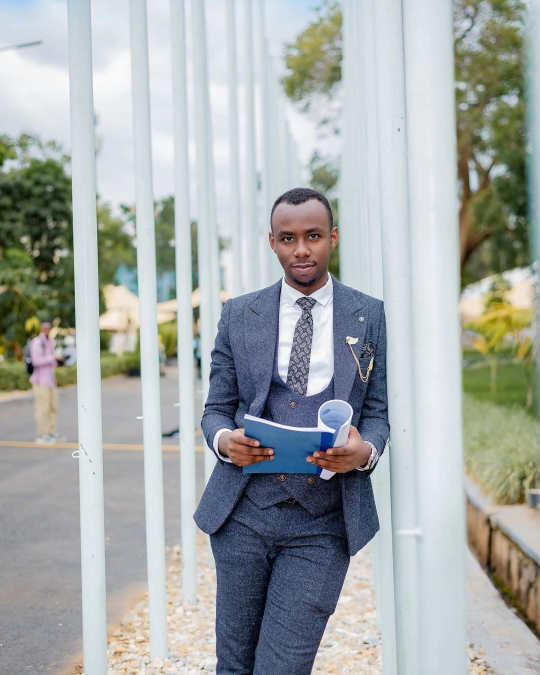
#> input picture image.jpg, 1080 x 1350 px (shown at 1/2 size)
$ python cv_learn.py
#> lines starting #> are read from the running program, lines starting #| are printed output that depends on the picture
import os
import cv2

image_path = os.path.join(".", "image.jpg")
image  = cv2.imread(image_path)
#> image is the input picture: shape (1350, 1080, 3); mean B, G, R 169, 170.9, 165.7
details = list(image.shape)
#> details = [1350, 1080, 3]

cropped_image = image[123:200, 123:200]
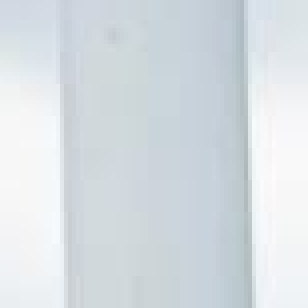
#> cropped_image: shape (77, 77, 3) (shown 4 times larger); mean B, G, R 226.7, 222.1, 215.3
resized_image = cv2.resize(image, (round(details[0]/2), round(details[1]/2)))
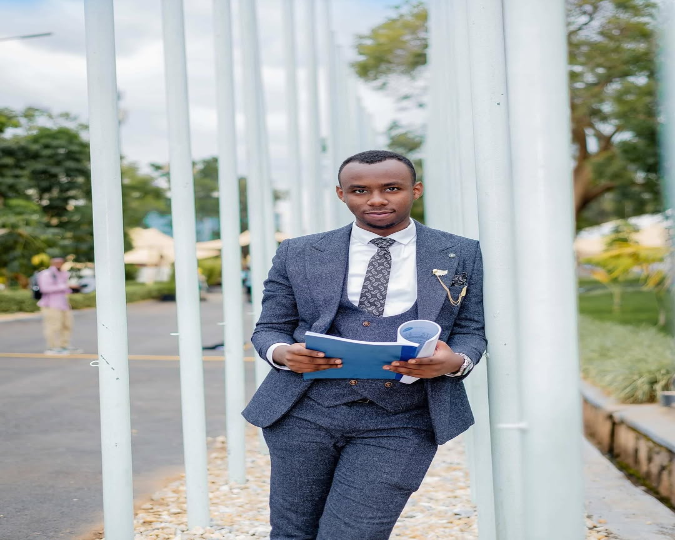
#> resized_image: shape (540, 675, 3); mean B, G, R 168.9, 170.8, 165.7
#converted_image = cv2.cvtColor(resized_image, cv2.COLOR_BGR2HLSCOLOR_BGR2HLS)
blurred_image  = cv2.blur(resized_image, (7,7))
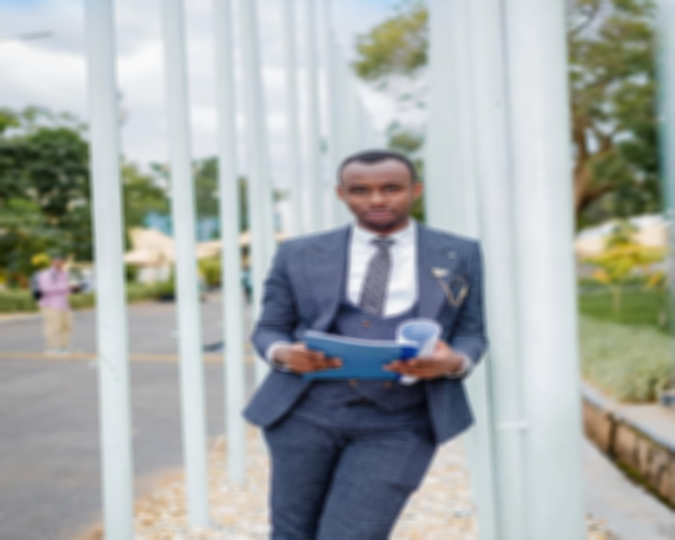
#> blurred_image: shape (540, 675, 3); mean B, G, R 168.9, 170.8, 165.7
cv2.imshow('resized_image', resized_image)
cv2.imshow('blurred_image', blurred_image)
cv2.waitKey(0)

"""
import os
import cv2

video_path = os.path.join('.', "cutout.mp4")
video = cv2.VideoCapture(video_path)

rel = True
counter = 1
while rel:
    rel, frame = video.read()

    if rel:
        cv2.imwrite(os.path.join('.', "cutout" + str(counter) + ".jpg"), frame)
        counter = counter + 1
        cv2.imshow('frame', frame)
        cv2.waitKey(100)
    print("Number of frames", str(counter))

video.release()
cv2.destroyAllWindows()
"""

"""import os
import cv2

video_path = os.path.join(".", "wife.mp4")
video = cv2.VideoCapture(video_path)
print(type(video))

ret = True
while ret:
    ret, frame = video.read()

    if ret:
        cv2.imshow('frame', frame)
        cv2.waitKey(40)

video.release()
cv2.destroyAllWindows()
"""
"""import cv2
import os

img_path = os.path.join(".", "image.jpg")
image = cv2.imread(img_path)


new_image = cv2.imwrite(os.path.join(".", "new_image.jpg"), image)
cv2.imshow('image', image)
cv2.imshow('new_image', new_image)

cv2.waitKey(0)
"""

$ run again, with IMG_4532.jpg copied over image.jpg
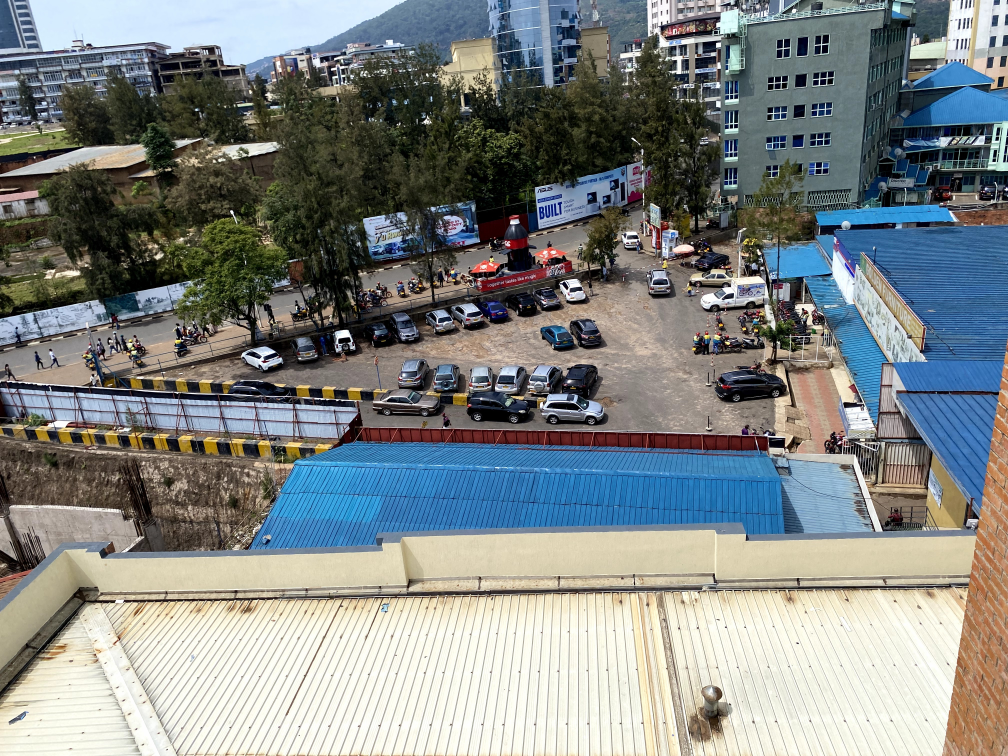
#> input picture IMG_4532.jpg, 4032 x 3024 px (shown at 1/4 size)
#> image is the input picture: shape (3024, 4032, 3); mean B, G, R 132, 133.4, 128.3
#> `cropped_image = image[123:200, 123:200]`:
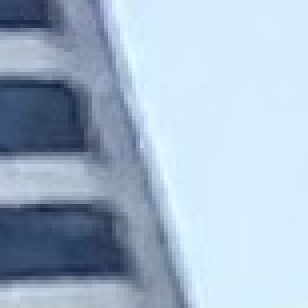
#> cropped_image: shape (77, 77, 3) (shown 4 times larger); mean B, G, R 203.8, 183.9, 164.2
#> `resized_image = cv2.resize(image, (round(details[0]/2), round(details[..`:
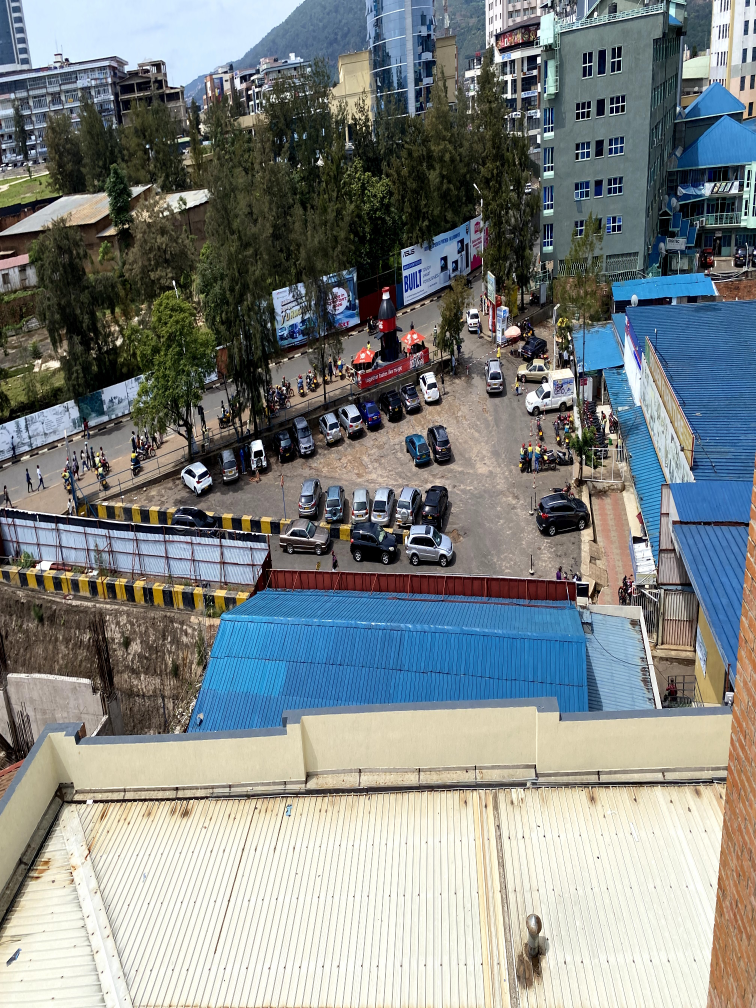
#> resized_image: shape (2016, 1512, 3) (shown at 1/2 size); mean B, G, R 132, 133.3, 128.2
